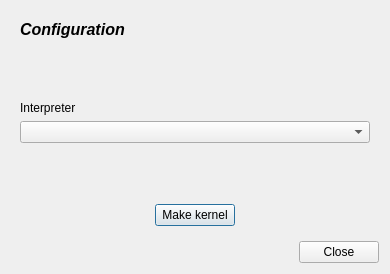
<?xml version="1.0" encoding="UTF-8"?>
<!--
######################################################################################################################
# Copyright (C) 2017-2022 Spine project consortium
# Copyright Spine Toolbox contributors
# This file is part of Spine Toolbox.
# Spine Toolbox is free software: you can redistribute it and\/or modify it under the terms of the GNU Lesser General
# Public License as published by the Free Software Foundation, either version 3 of the License, or (at your option)
# any later version. This program is distributed in the hope that it will be useful, but WITHOUT ANY WARRANTY;
# without even the implied warranty of MERCHANTABILITY or FITNESS FOR A PARTICULAR PURPOSE. See the GNU Lesser General
# Public License for more details. You should have received a copy of the GNU Lesser General Public License along with
# this program. If not, see <http:\/\/www.gnu.org\/licenses\/>.
######################################################################################################################
-->
<ui version="4.0">
 <class>Dialog</class>
 <widget class="QDialog" name="Dialog">
  <property name="geometry">
   <rect>
    <x>0</x>
    <y>0</y>
    <width>390</width>
    <height>274</height>
   </rect>
  </property>
  <property name="windowTitle">
   <string>Python Kernel Manager</string>
  </property>
  <layout class="QVBoxLayout" name="verticalLayout_3">
   <item>
    <widget class="QStackedWidget" name="stackedWidget">
     <property name="currentIndex">
      <number>0</number>
     </property>
     <widget class="QWidget" name="page">
      <layout class="QVBoxLayout" name="verticalLayout">
       <item>
        <widget class="QLabel" name="label_message">
         <property name="font">
          <font>
           <pointsize>12</pointsize>
           <italic>true</italic>
           <bold>true</bold>
          </font>
         </property>
         <property name="text">
          <string>Configuration</string>
         </property>
        </widget>
       </item>
       <item>
        <spacer name="verticalSpacer">
         <property name="orientation">
          <enum>Qt::Orientation::Vertical</enum>
         </property>
         <property name="sizeHint" stdset="0">
          <size>
           <width>20</width>
           <height>40</height>
          </size>
         </property>
        </spacer>
       </item>
       <item>
        <layout class="QVBoxLayout" name="verticalLayout_6">
         <item>
          <widget class="QLabel" name="label">
           <property name="text">
            <string>Interpreter</string>
           </property>
          </widget>
         </item>
         <item>
          <widget class="QComboBox" name="comboBox_python_interpreter">
           <property name="styleSheet">
            <string notr="true">QComboBox[invalid=&quot;true&quot;] {color: red;}</string>
           </property>
          </widget>
         </item>
        </layout>
       </item>
       <item>
        <spacer name="verticalSpacer_4">
         <property name="orientation">
          <enum>Qt::Orientation::Vertical</enum>
         </property>
         <property name="sizeHint" stdset="0">
          <size>
           <width>20</width>
           <height>40</height>
          </size>
         </property>
        </spacer>
       </item>
       <item>
        <layout class="QHBoxLayout" name="horizontalLayout_3">
         <item>
          <spacer name="horizontalSpacer">
           <property name="orientation">
            <enum>Qt::Orientation::Horizontal</enum>
           </property>
           <property name="sizeHint" stdset="0">
            <size>
             <width>40</width>
             <height>20</height>
            </size>
           </property>
          </spacer>
         </item>
         <item>
          <widget class="QPushButton" name="pushButton_make_kernel">
           <property name="text">
            <string>Make kernel</string>
           </property>
           <property name="icon">
            <iconset resource="resources/resources_icons.qrc">
             <normaloff>:/symbols/Jupyter-logo.svg</normaloff>:/symbols/Jupyter-logo.svg</iconset>
           </property>
          </widget>
         </item>
         <item>
          <spacer name="horizontalSpacer_2">
           <property name="orientation">
            <enum>Qt::Orientation::Horizontal</enum>
           </property>
           <property name="sizeHint" stdset="0">
            <size>
             <width>40</width>
             <height>20</height>
            </size>
           </property>
          </spacer>
         </item>
        </layout>
       </item>
      </layout>
     </widget>
     <widget class="QWidget" name="page_2">
      <layout class="QVBoxLayout" name="verticalLayout_2">
       <item>
        <widget class="QLabel" name="label_status">
         <property name="font">
          <font>
           <pointsize>12</pointsize>
           <italic>true</italic>
           <bold>true</bold>
          </font>
         </property>
         <property name="text">
          <string>Creating kernel</string>
         </property>
        </widget>
       </item>
       <item>
        <widget class="QProgressBar" name="progressBar">
         <property name="value">
          <number>0</number>
         </property>
        </widget>
       </item>
       <item>
        <widget class="QLabel" name="label_in_progress_msg">
         <property name="text">
          <string>This operation may take up to 5 minutes. Please be patient.</string>
         </property>
        </widget>
       </item>
       <item>
        <widget class="QTextBrowser" name="textBrowser"/>
       </item>
       <item>
        <spacer name="verticalSpacer_3">
         <property name="orientation">
          <enum>Qt::Orientation::Vertical</enum>
         </property>
         <property name="sizeHint" stdset="0">
          <size>
           <width>20</width>
           <height>40</height>
          </size>
         </property>
        </spacer>
       </item>
      </layout>
     </widget>
     <widget class="QWidget" name="page_3">
      <layout class="QVBoxLayout" name="verticalLayout_4">
       <item>
        <layout class="QHBoxLayout" name="horizontalLayout_2">
         <item>
          <widget class="QLabel" name="label_success_icon">
           <property name="sizePolicy">
            <sizepolicy hsizetype="Fixed" vsizetype="Fixed">
             <horstretch>0</horstretch>
             <verstretch>0</verstretch>
            </sizepolicy>
           </property>
           <property name="minimumSize">
            <size>
             <width>16</width>
             <height>16</height>
            </size>
           </property>
           <property name="maximumSize">
            <size>
             <width>16</width>
             <height>16</height>
            </size>
           </property>
           <property name="text">
            <string/>
           </property>
           <property name="pixmap">
            <pixmap resource="resources/resources_icons.qrc">:/icons/menu_icons/check_green.svg</pixmap>
           </property>
           <property name="scaledContents">
            <bool>true</bool>
           </property>
          </widget>
         </item>
         <item>
          <widget class="QLabel" name="label_success_status">
           <property name="font">
            <font>
             <pointsize>12</pointsize>
             <italic>true</italic>
             <bold>true</bold>
            </font>
           </property>
           <property name="text">
            <string>Kernel created successfully!</string>
           </property>
          </widget>
         </item>
         <item>
          <spacer name="horizontalSpacer_3">
           <property name="orientation">
            <enum>Qt::Orientation::Horizontal</enum>
           </property>
           <property name="sizeHint" stdset="0">
            <size>
             <width>40</width>
             <height>20</height>
            </size>
           </property>
          </spacer>
         </item>
        </layout>
       </item>
       <item>
        <spacer name="verticalSpacer_2">
         <property name="orientation">
          <enum>Qt::Orientation::Vertical</enum>
         </property>
         <property name="sizeHint" stdset="0">
          <size>
           <width>20</width>
           <height>40</height>
          </size>
         </property>
        </spacer>
       </item>
       <item>
        <layout class="QVBoxLayout" name="verticalLayout_5">
         <item>
          <widget class="QLabel" name="label_4">
           <property name="text">
            <string>Interpreter</string>
           </property>
          </widget>
         </item>
         <item>
          <widget class="QLabel" name="label_interpreter">
           <property name="text">
            <string>python.exe</string>
           </property>
          </widget>
         </item>
        </layout>
       </item>
      </layout>
     </widget>
    </widget>
   </item>
   <item>
    <layout class="QHBoxLayout" name="horizontalLayout">
     <item>
      <spacer name="horizontalSpacer_5">
       <property name="orientation">
        <enum>Qt::Orientation::Horizontal</enum>
       </property>
       <property name="sizeHint" stdset="0">
        <size>
         <width>40</width>
         <height>20</height>
        </size>
       </property>
      </spacer>
     </item>
     <item>
      <widget class="QPushButton" name="pushButton_close">
       <property name="text">
        <string>Close</string>
       </property>
      </widget>
     </item>
    </layout>
   </item>
  </layout>
 </widget>
 <resources>
  <include location="resources/resources_icons.qrc"/>
 </resources>
 <connections/>
</ui>
